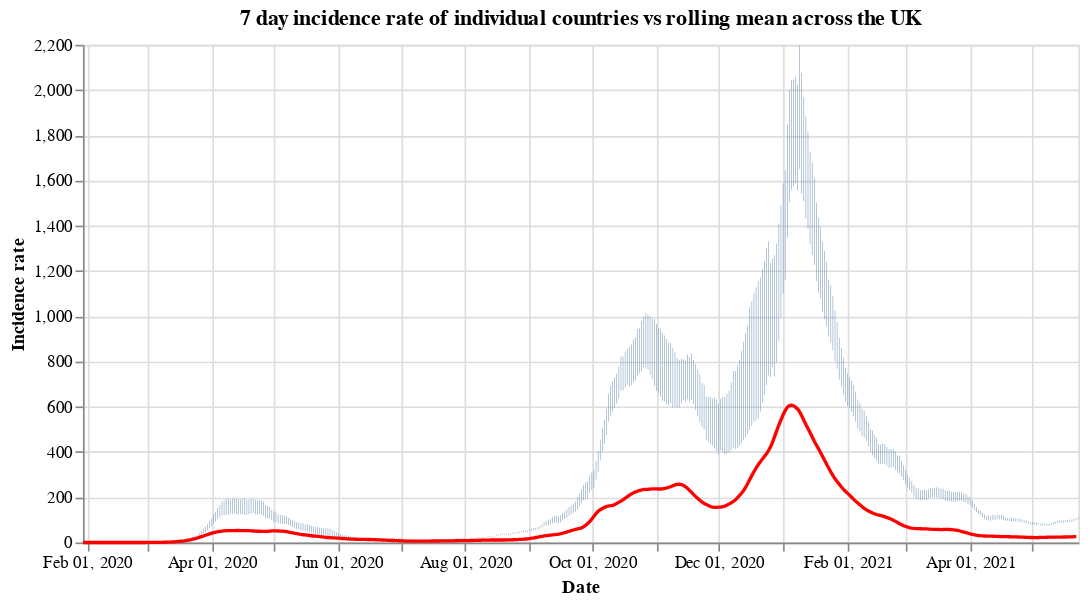

Notebook code for this chart:
### Code cell
#collapse
countries = uk_cases['areaName'].unique()
countries.sort()

selection = alt.selection_single(
    name='Select',
    fields=['areaName'],
    init={'areaName': 'Wales'},
    bind={'areaName': alt.binding_select(options=countries)}
)

# scatter plot, modify opacity based on selection
bars = alt.Chart(uk_cases).mark_bar().add_selection(
    selection
).encode(
    x=alt.X("yearmonthdate(date):T", axis=alt.Axis(title='Date')),
    y=alt.Y("weeklyCasesRate:Q", axis=alt.Axis(title='Incidence rate')),
    tooltip='weeklyCasesRate:Q',
    opacity=alt.condition(selection, alt.value(1), alt.value(0))
).properties(title=f'7 day incidence rate of individual countries vs rolling mean across the UK', width=600)

line = alt.Chart(overview_cases).mark_line(
    color='red',
    size=2,
).transform_window(
    rolling_mean='mean(weeklyCasesRate)',
    frame=[0, 7]
).encode(
    x='yearmonthdate(date):T',
    y='rolling_mean:Q'
)

alt.layer(bars, line)

### Figure 1 — Vega-Lite specification as saved in the notebook (floating-point values rounded to 4 significant figures; data arrays with more than 128 entries replaced by an {"elided": "..."} marker saying what was removed)
{"config": {"view": {"continuousWidth": 400, "continuousHeight": 300}}, "layer": [{"data": {"name": "data-c1a245147a90094f4dfc39b41e1e32a4"}, "mark": "bar", "encoding": {"opacity": {"condition": {"value": 1, "selection": "Select"}, "value": 0}, "tooltip": {"type": "quantitative", "field": "weeklyCasesRate"}, "x": {"type": "temporal", "axis": {"title": "Date"}, "field": "date", "timeUnit": "yearmonthdate"}, "y": {"type": "quantitative", "axis": {"title": "Incidence rate"}, "field": "weeklyCasesRate"}}, "selection": {"Select": {"type": "single", "fields": ["areaName"], "init": {"areaName": "Wales"}, "bind": {"areaName": {"input": "select", "options": ["England", "Northern Ireland", "Scotland", "Wales"]}}}}, "title": "7 day incidence rate of individual countries vs rolling mean across the UK", "width": 600}, {"data": {"name": "data-a9aca48f51cd9ecb740b76a332d8a56f"}, "mark": {"type": "line", "color": "red", "size": 2}, "encoding": {"x": {"type": "temporal", "field": "date", "timeUnit": "yearmonthdate"}, "y": {"type": "quantitative", "field": "rolling_mean"}}, "transform": [{"window": [{"op": "mean", "field": "weeklyCasesRate", "as": "rolling_mean"}], "frame": [0, 7]}]}], "$schema": "https://vega.github.io/schema/vega-lite/v4.8.1.json", "datasets": {"data-c1a245147a90094f4dfc39b41e1e32a4": {"elided": "1824 records"}, "data-a9aca48f51cd9ecb740b76a332d8a56f": {"elided": "479 records"}}}
